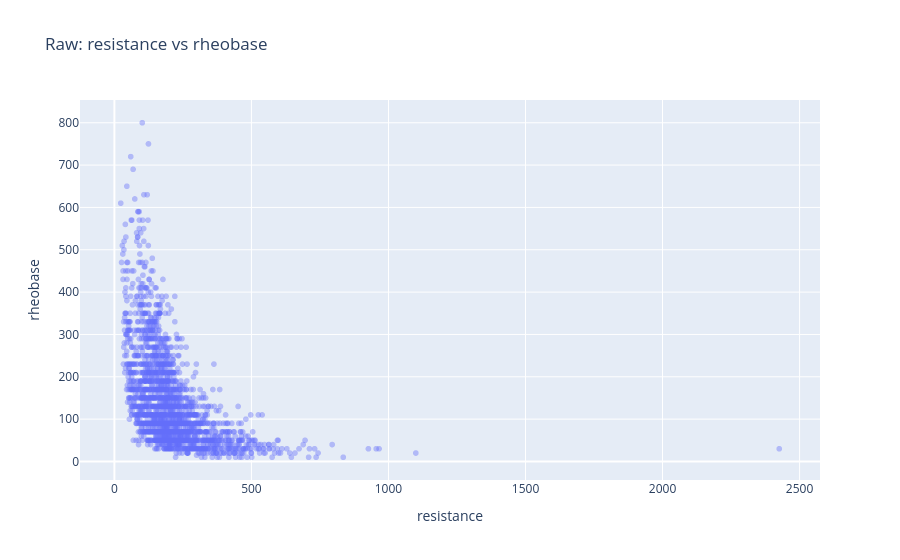

This figure's notebook cell:
### Code cell
px.scatter(data, x="resistance", y="rheobase", opacity=0.4, title="Raw: resistance vs rheobase")
# Plotting Raw scatter plot of rheobase against resistence and we see a curve.
# This is because of ohms law. rheobase is inversly proportional to resistence. Straight line can't follow that curve well. Loging both axis makes the resistence curve into a straight line 
# log(rheobase) = -1 * log(resistence) + b 
# before it was rheobase = 1/resistence

### Figure 1 — Plotly figure (JSON) as saved in the notebook; plotly's stock layout.template omitted (floating-point values rounded to 4 significant figures; data arrays with more than 128 entries replaced by an {"elided": "..."} marker saying what was removed)
{"data": [{"hovertemplate": "resistance=%{x}<br>rheobase=%{y}<extra></extra>", "legendgroup": "", "marker": {"color": "#636efa", "opacity": 0.4, "symbol": "circle"}, "mode": "markers", "name": "", "showlegend": false, "type": "scattergl", "x": {"elided": "2333 float values"}, "xaxis": "x", "y": {"elided": "2333 float values"}, "yaxis": "y"}], "layout": {"legend": {"tracegroupgap": 0}, "title": {"text": "Raw: resistance vs rheobase"}, "xaxis": {"anchor": "y", "domain": [0, 1], "title": {"text": "resistance"}}, "yaxis": {"anchor": "x", "domain": [0, 1], "title": {"text": "rheobase"}}}}
